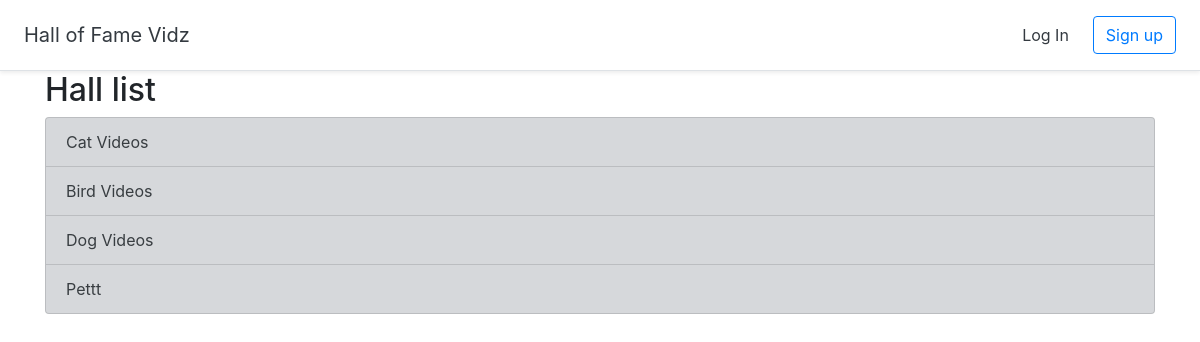
Before: /halloffame/ with the older database file.
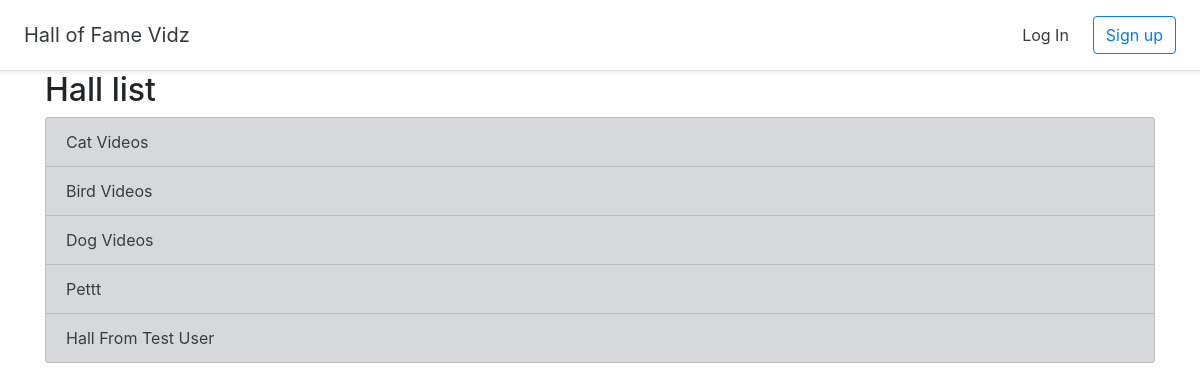
After: the same page with the newer database file.
### halls/models.py (models this page shows, shortened)
class Hall(models.Model):
    title = models.CharField(max_length=255)
    user = models.ForeignKey(User, on_delete=models.CASCADE)

### halls/views.py (the view)
# urls.py: path('halloffame/', views.ListHall.as_view(), name='list_hall'),
class ListHall(generic.ListView):
    model = Hall
    template_name = 'halls/list_hall.html'

### halls/templates/halls/list_hall.html
{% extends 'halls/base.html' %}
{% block content %}
<div class="container">
    <h2>Hall list</h2>
        <div class="list-group">
        {% for hall in object_list  %}
            <a href="{% url 'list_hall_videos' pk=hall.id %}" class="list-group-item list-group-item-action list-group-item-secondary">{{ hall.title | title }}</a>
            {% empty %}
            <a href="#" class="list-group-item list-group-item-action">No halls !</a>
        {% endfor %}
        </div>
</div>
{% endblock %}

Changed rows visible on the page:
added Hall: title "Hall From Test User"
